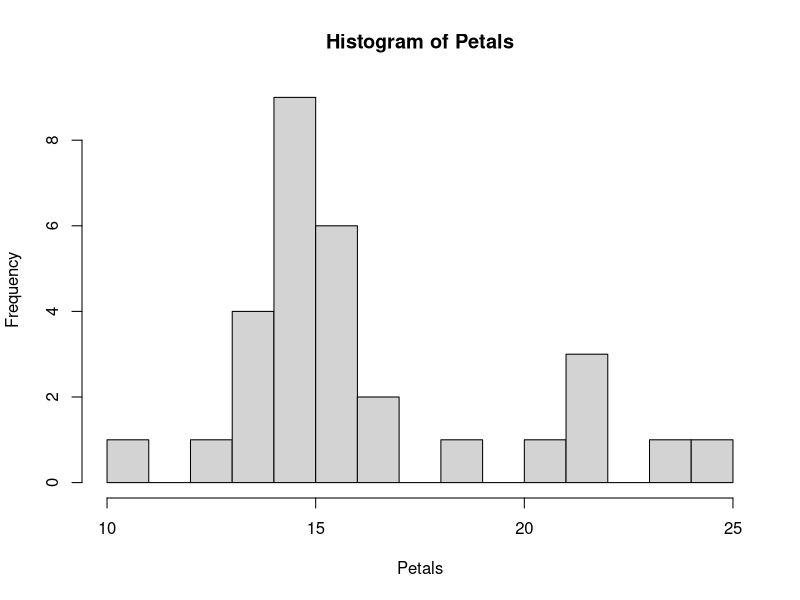
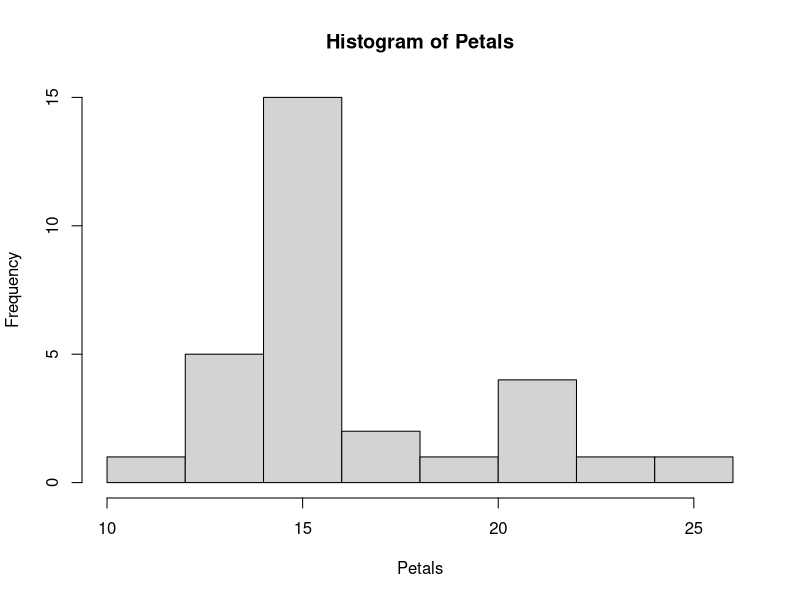

The R script that drew these images, in order:
# R Script for section 2 Visualizing Data
# data from PDF questions

# create a data set of petals
Petals <- c(15, 16, 17,
            16, 21, 22,
            15, 16, 15,
            17, 16, 22,
            14, 13, 14,
            14, 15, 15,
            14, 15, 16,
            10, 19, 15,
            15, 22, 24,
            25, 15, 16)

# Find the most frequent variable
tt = table(Petals)
MostFreq <- names(tt[tt==max(tt)])
print(paste0("The most frequent petal count is: ", MostFreq))

# Find the frequency of flowers with 15 petals

PetalFreq <- length(which(Petals==15))
print(paste0("The frequency of flowers with 15 petals is: ", PetalFreq))

# Find the proportion of flowers with 15 petals

TotalSample <- length(Petals)
PetalProp <- PetalFreq/TotalSample
print(paste0("The proportion of flowers with 15 petals is: ", PetalProp))

# Find the percentage of flowers with 15 petals

PetalPerc <- PetalProp * 100
print(paste0("The percentage of flowers with 15 petals is: ", PetalPerc, "%"))

# Create a historgram with a bin size of 2
hist(Petals, breaks = (length(Petals)/2))

# Create a historgram with a bin size of 5
hist(Petals, breaks = (length(Petals)/5))

# Viewing the histogram you can see a positive skew to the data

# Find the most frequent variable
tt = table(Petals)
MostFreq <- names(tt[tt==max(tt)])
print(paste0("The most frequent petal count is: ", MostFreq))

# Most flowers have around 15 petals
